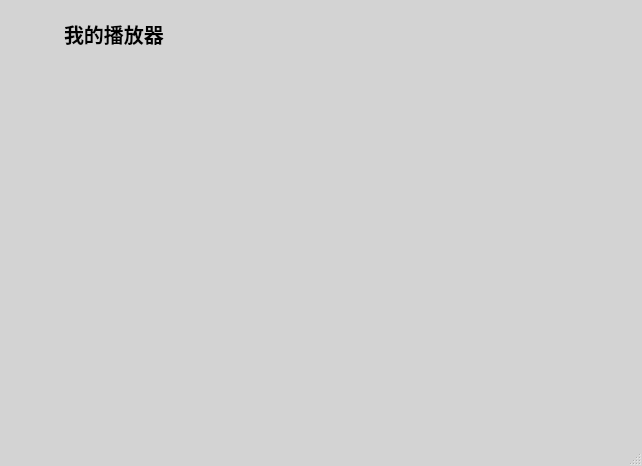
<?xml version="1.0" encoding="UTF-8"?>
<ui version="4.0">
 <class>CustomTitle</class>
 <widget class="QDialog" name="CustomTitle">
  <property name="geometry">
   <rect>
    <x>0</x>
    <y>0</y>
    <width>642</width>
    <height>466</height>
   </rect>
  </property>
  <property name="windowTitle">
   <string>frmMain</string>
  </property>
  <property name="styleSheet">
   <string notr="true"/>
  </property>
  <property name="sizeGripEnabled">
   <bool>true</bool>
  </property>
  <layout class="QVBoxLayout" name="verticalLayout">
   <property name="spacing">
    <number>0</number>
   </property>
   <property name="leftMargin">
    <number>0</number>
   </property>
   <property name="topMargin">
    <number>0</number>
   </property>
   <property name="rightMargin">
    <number>0</number>
   </property>
   <property name="bottomMargin">
    <number>0</number>
   </property>
   <item>
    <widget class="QWidget" name="widget_frame" native="true">
     <property name="styleSheet">
      <string notr="true">QWidget#widget_frame
{
background-color: rgba(0, 0, 0, 30);
}</string>
     </property>
     <layout class="QVBoxLayout" name="verticalLayout_2">
      <property name="spacing">
       <number>0</number>
      </property>
      <property name="leftMargin">
       <number>3</number>
      </property>
      <property name="topMargin">
       <number>3</number>
      </property>
      <property name="rightMargin">
       <number>3</number>
      </property>
      <property name="bottomMargin">
       <number>3</number>
      </property>
      <item>
       <widget class="QWidget" name="widget_back" native="true">
        <property name="styleSheet">
         <string notr="true"/>
        </property>
        <layout class="QVBoxLayout" name="verticalLayout_4">
         <property name="spacing">
          <number>0</number>
         </property>
         <property name="leftMargin">
          <number>1</number>
         </property>
         <property name="topMargin">
          <number>1</number>
         </property>
         <property name="rightMargin">
          <number>1</number>
         </property>
         <property name="bottomMargin">
          <number>1</number>
         </property>
         <item>
          <widget class="QWidget" name="widget_title" native="true">
           <property name="sizePolicy">
            <sizepolicy hsizetype="Preferred" vsizetype="Fixed">
             <horstretch>0</horstretch>
             <verstretch>0</verstretch>
            </sizepolicy>
           </property>
           <property name="minimumSize">
            <size>
             <width>100</width>
             <height>60</height>
            </size>
           </property>
           <layout class="QHBoxLayout" name="horizontalLayout_2">
            <property name="spacing">
             <number>0</number>
            </property>
            <property name="leftMargin">
             <number>0</number>
            </property>
            <property name="topMargin">
             <number>0</number>
            </property>
            <property name="rightMargin">
             <number>0</number>
            </property>
            <property name="bottomMargin">
             <number>0</number>
            </property>
            <item>
             <widget class="QLabel" name="lab_Ico">
              <property name="sizePolicy">
               <sizepolicy hsizetype="Minimum" vsizetype="Preferred">
                <horstretch>0</horstretch>
                <verstretch>0</verstretch>
               </sizepolicy>
              </property>
              <property name="minimumSize">
               <size>
                <width>60</width>
                <height>60</height>
               </size>
              </property>
              <property name="text">
               <string/>
              </property>
              <property name="alignment">
               <set>Qt::AlignCenter</set>
              </property>
             </widget>
            </item>
            <item>
             <widget class="QLabel" name="lab_Title">
              <property name="sizePolicy">
               <sizepolicy hsizetype="Expanding" vsizetype="Preferred">
                <horstretch>0</horstretch>
                <verstretch>0</verstretch>
               </sizepolicy>
              </property>
              <property name="styleSheet">
               <string notr="true">font: 10pt &quot;微软雅黑&quot;;
font-size:20px;
font-weight:bold;</string>
              </property>
              <property name="text">
               <string>我的播放器</string>
              </property>
              <property name="alignment">
               <set>Qt::AlignLeading|Qt::AlignLeft|Qt::AlignVCenter</set>
              </property>
             </widget>
            </item>
            <item>
             <widget class="QWidget" name="widget_menu" native="true">
              <property name="sizePolicy">
               <sizepolicy hsizetype="Minimum" vsizetype="Preferred">
                <horstretch>0</horstretch>
                <verstretch>0</verstretch>
               </sizepolicy>
              </property>
              <layout class="QHBoxLayout" name="horizontalLayout">
               <property name="spacing">
                <number>0</number>
               </property>
               <property name="leftMargin">
                <number>0</number>
               </property>
               <property name="topMargin">
                <number>0</number>
               </property>
               <property name="rightMargin">
                <number>0</number>
               </property>
               <property name="bottomMargin">
                <number>0</number>
               </property>
               <item>
                <widget class="QPushButton" name="btnMenu">
                 <property name="sizePolicy">
                  <sizepolicy hsizetype="Minimum" vsizetype="Expanding">
                   <horstretch>0</horstretch>
                   <verstretch>0</verstretch>
                  </sizepolicy>
                 </property>
                 <property name="minimumSize">
                  <size>
                   <width>31</width>
                   <height>0</height>
                  </size>
                 </property>
                 <property name="cursor">
                  <cursorShape>ArrowCursor</cursorShape>
                 </property>
                 <property name="focusPolicy">
                  <enum>Qt::NoFocus</enum>
                 </property>
                 <property name="toolTip">
                  <string>菜单</string>
                 </property>
                 <property name="text">
                  <string/>
                 </property>
                 <property name="flat">
                  <bool>true</bool>
                 </property>
                </widget>
               </item>
               <item>
                <widget class="QPushButton" name="btnMenu_Min">
                 <property name="sizePolicy">
                  <sizepolicy hsizetype="Minimum" vsizetype="Expanding">
                   <horstretch>0</horstretch>
                   <verstretch>0</verstretch>
                  </sizepolicy>
                 </property>
                 <property name="minimumSize">
                  <size>
                   <width>31</width>
                   <height>0</height>
                  </size>
                 </property>
                 <property name="cursor">
                  <cursorShape>ArrowCursor</cursorShape>
                 </property>
                 <property name="focusPolicy">
                  <enum>Qt::NoFocus</enum>
                 </property>
                 <property name="toolTip">
                  <string>最小化</string>
                 </property>
                 <property name="text">
                  <string/>
                 </property>
                 <property name="flat">
                  <bool>true</bool>
                 </property>
                </widget>
               </item>
               <item>
                <widget class="QPushButton" name="btnMenu_Max">
                 <property name="sizePolicy">
                  <sizepolicy hsizetype="Minimum" vsizetype="Expanding">
                   <horstretch>0</horstretch>
                   <verstretch>0</verstretch>
                  </sizepolicy>
                 </property>
                 <property name="minimumSize">
                  <size>
                   <width>31</width>
                   <height>0</height>
                  </size>
                 </property>
                 <property name="cursor">
                  <cursorShape>ArrowCursor</cursorShape>
                 </property>
                 <property name="focusPolicy">
                  <enum>Qt::NoFocus</enum>
                 </property>
                 <property name="toolTip">
                  <string>最大化</string>
                 </property>
                 <property name="text">
                  <string/>
                 </property>
                 <property name="flat">
                  <bool>true</bool>
                 </property>
                </widget>
               </item>
               <item>
                <widget class="QPushButton" name="btnMenu_Close">
                 <property name="sizePolicy">
                  <sizepolicy hsizetype="Minimum" vsizetype="Expanding">
                   <horstretch>0</horstretch>
                   <verstretch>0</verstretch>
                  </sizepolicy>
                 </property>
                 <property name="minimumSize">
                  <size>
                   <width>40</width>
                   <height>0</height>
                  </size>
                 </property>
                 <property name="cursor">
                  <cursorShape>ArrowCursor</cursorShape>
                 </property>
                 <property name="focusPolicy">
                  <enum>Qt::NoFocus</enum>
                 </property>
                 <property name="toolTip">
                  <string>关闭</string>
                 </property>
                 <property name="text">
                  <string/>
                 </property>
                 <property name="flat">
                  <bool>true</bool>
                 </property>
                </widget>
               </item>
              </layout>
             </widget>
            </item>
           </layout>
          </widget>
         </item>
         <item>
          <widget class="QWidget" name="widget" native="true">
           <property name="sizePolicy">
            <sizepolicy hsizetype="Preferred" vsizetype="Expanding">
             <horstretch>0</horstretch>
             <verstretch>0</verstretch>
            </sizepolicy>
           </property>
           <layout class="QVBoxLayout" name="verticalLayout_3">
            <property name="spacing">
             <number>0</number>
            </property>
            <property name="leftMargin">
             <number>0</number>
            </property>
            <property name="topMargin">
             <number>0</number>
            </property>
            <property name="rightMargin">
             <number>0</number>
            </property>
            <property name="bottomMargin">
             <number>0</number>
            </property>
            <item>
             <layout class="QVBoxLayout" name="verticalLayout_content"/>
            </item>
           </layout>
          </widget>
         </item>
        </layout>
       </widget>
      </item>
     </layout>
    </widget>
   </item>
  </layout>
 </widget>
 <layoutdefault spacing="6" margin="11"/>
 <resources/>
 <connections/>
</ui>
